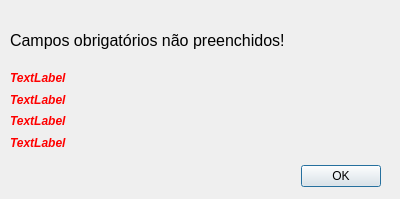
<?xml version="1.0" encoding="UTF-8"?>
<ui version="4.0">
 <class>Dialog</class>
 <widget class="QDialog" name="Dialog">
  <property name="geometry">
   <rect>
    <x>0</x>
    <y>0</y>
    <width>400</width>
    <height>199</height>
   </rect>
  </property>
  <property name="windowTitle">
   <string>Alerta!</string>
  </property>
  <property name="modal">
   <bool>true</bool>
  </property>
  <widget class="QDialogButtonBox" name="buttonBox">
   <property name="geometry">
    <rect>
     <x>10</x>
     <y>160</y>
     <width>371</width>
     <height>32</height>
    </rect>
   </property>
   <property name="orientation">
    <enum>Qt::Horizontal</enum>
   </property>
   <property name="standardButtons">
    <set>QDialogButtonBox::Ok</set>
   </property>
  </widget>
  <widget class="QWidget" name="verticalLayoutWidget">
   <property name="geometry">
    <rect>
     <x>10</x>
     <y>70</y>
     <width>371</width>
     <height>80</height>
    </rect>
   </property>
   <layout class="QVBoxLayout" name="verticalLayout">
    <item>
     <widget class="QLabel" name="label_slot_1">
      <property name="font">
       <font>
        <weight>75</weight>
        <italic>true</italic>
        <bold>true</bold>
       </font>
      </property>
      <property name="styleSheet">
       <string notr="true">color: red</string>
      </property>
      <property name="text">
       <string>TextLabel</string>
      </property>
     </widget>
    </item>
    <item>
     <widget class="QLabel" name="label_slot_2">
      <property name="font">
       <font>
        <weight>75</weight>
        <italic>true</italic>
        <bold>true</bold>
       </font>
      </property>
      <property name="styleSheet">
       <string notr="true">color: red</string>
      </property>
      <property name="text">
       <string>TextLabel</string>
      </property>
     </widget>
    </item>
    <item>
     <widget class="QLabel" name="label_slot_3">
      <property name="font">
       <font>
        <weight>75</weight>
        <italic>true</italic>
        <bold>true</bold>
       </font>
      </property>
      <property name="styleSheet">
       <string notr="true">color: red</string>
      </property>
      <property name="text">
       <string>TextLabel</string>
      </property>
     </widget>
    </item>
    <item>
     <widget class="QLabel" name="label_slot_4">
      <property name="font">
       <font>
        <weight>75</weight>
        <italic>true</italic>
        <bold>true</bold>
       </font>
      </property>
      <property name="styleSheet">
       <string notr="true">color: red</string>
      </property>
      <property name="text">
       <string>TextLabel</string>
      </property>
     </widget>
    </item>
   </layout>
  </widget>
  <widget class="QLabel" name="label">
   <property name="geometry">
    <rect>
     <x>10</x>
     <y>30</y>
     <width>371</width>
     <height>20</height>
    </rect>
   </property>
   <property name="font">
    <font>
     <pointsize>12</pointsize>
    </font>
   </property>
   <property name="text">
    <string>Campos obrigatórios não preenchidos!</string>
   </property>
  </widget>
 </widget>
 <resources/>
 <connections>
  <connection>
   <sender>buttonBox</sender>
   <signal>accepted()</signal>
   <receiver>Dialog</receiver>
   <slot>accept()</slot>
   <hints>
    <hint type="sourcelabel">
     <x>248</x>
     <y>254</y>
    </hint>
    <hint type="destinationlabel">
     <x>157</x>
     <y>274</y>
    </hint>
   </hints>
  </connection>
  <connection>
   <sender>buttonBox</sender>
   <signal>rejected()</signal>
   <receiver>Dialog</receiver>
   <slot>reject()</slot>
   <hints>
    <hint type="sourcelabel">
     <x>316</x>
     <y>260</y>
    </hint>
    <hint type="destinationlabel">
     <x>286</x>
     <y>274</y>
    </hint>
   </hints>
  </connection>
 </connections>
</ui>
